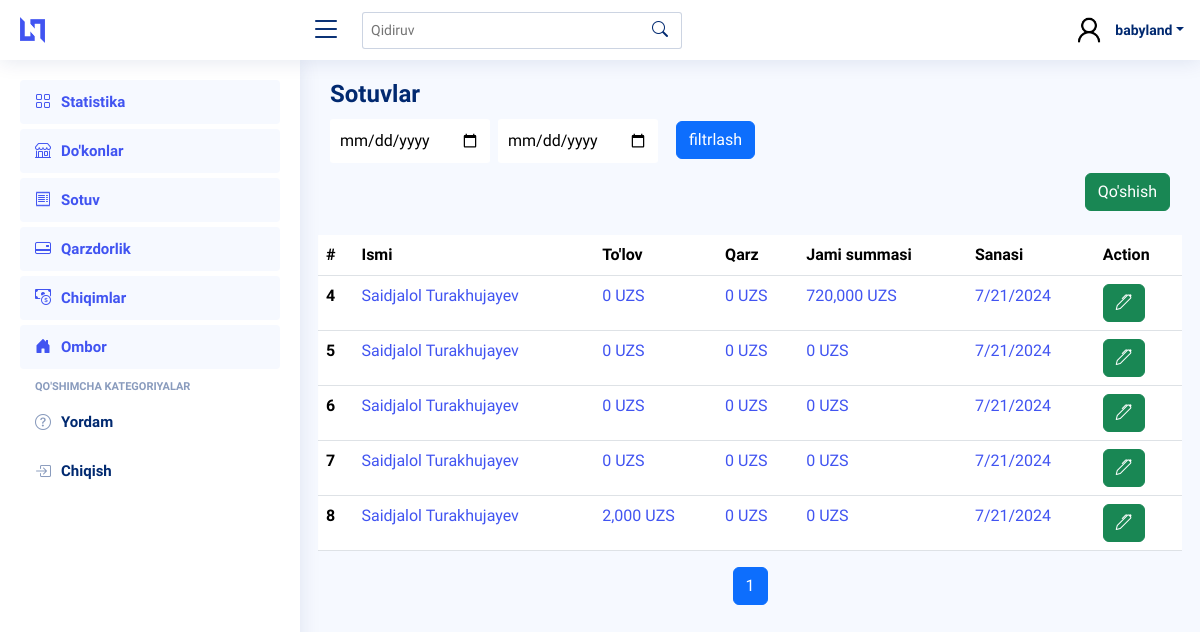
The page /sale/ (signed in) on the database its author committed.
### main_app/models.py (models this page shows, shortened)
class Sale(models.Model):
    payment = models.PositiveIntegerField(default=0)
    debt = models.PositiveIntegerField(default=0)
    date_added = models.DateField(auto_now_add=True)
    shop = models.ForeignKey(Shop, on_delete=models.CASCADE, related_name="sales")
    def get_amount(self):
        return sum([i.get_amount() for i in self.items.all()])

class Shop(models.Model):
    name = models.CharField(max_length=250)
    last_name = models.CharField(max_length=250)
    region = models.ForeignKey(Regions, on_delete=models.CASCADE, related_name="shops")

class SaleItems(models.Model):
    quantity = models.PositiveIntegerField(default=0)
    product = models.ForeignKey(Product, on_delete=models.CASCADE, related_name="sales")
    sale = models.ForeignKey(Sale, on_delete=models.CASCADE, related_name="items")
    def get_amount(self):
        overall =  self.product.sale_price * self.quantity
        if overall > 0:
            return overall
        else:
            return 0

class Product(models.Model):
    name = models.CharField(max_length=250)
    base_price = models.PositiveIntegerField(default=0)
    sale_price = models.PositiveIntegerField(default=0)
    amount = models.PositiveIntegerField(default=0)
    qr_code_id = models.CharField(max_length=250)

### main_app/views.py (the view, shortened to what this page needs)
# urls.py: path("sale/", SaleView.as_view(), name="sale"),
@method_decorator(login_required, name='dispatch')
class SaleView(ListView):
    template_name = "sale/sale.html"
    model = Sale
    paginate_by = 10
    context_object_name = 'object_list'
    def get_queryset(self):
        return Sale.objects.all()
    def get_context_data(self, **kwargs):
        context = {}
        sale_items = Sale.objects.all()
        paginator_sale_items = Paginator(sale_items, self.paginate_by)
        page_number_sale_items = self.request.GET.get('page_sale_items')
        page_obj_sale_items = paginator_sale_items.get_page(page_number_sale_items)
        context = {
            "provinces":Province.objects.all(),
            "regions": Regions.objects.all(),
            "shops":Shop.objects.all(),
            "object_list": page_obj_sale_items
        }
        return context

### templates/sale/sale.html (shortened to what this page needs)
{% extends 'wrapper.html' %}
{% load humanize %}
{% block content %}
<div class="pagetitle">
    <h1>Sotuvlar</h1>
    <div class="d-felx justify-content-center align-items-center flex-column">
      <form method="POST" class="d-flex gap-2 justify-content-center align-items-center flex-column flex-lg-row justify-content-lg-start">
       <div class="from">
        <input name="from" type="date" id="from" style="border-radius: 3px;margin-top:10px;outline:none;border:none;padding:10px 10px;">
       </div>
        <div class="till">
          <input name="till" type="date" id="from" style="border-radius: 3px;margin-top:10px;outline:none;border:none;padding:10px 10px;">
        </div>
        <div class="button pt-2">
          <button class="btn btn-primary" name="filtr" style="margin-left: 10px;">filtrlash</button>
        </div>
      </form>
    </div>
  </div>
  <div class="d-flex justify-content-between align-items-center">
    <div>
      <form method="POST">
        <button type="button" class="btn btn-success" data-bs-toggle="modal" data-bs-target="#exampleModal">Qo'shish</button>
      </form>
    </div>
  </div>
    <div class="row" style="overflow-x: auto;">
      {% if object_list %}
            <table class="table mt-4" >
              <thead>
                <tr>
                  <th scope="col">#</th>
                  <th scope="col">Ismi</th>
                  <th scope="col">To'lov</th>
                  <th scope="col">Qarz</th>
                  <th scope="col">Jami summasi</th>
                  <th scope="col">Sanasi</th>
                  <th scope="col">Action</th>
                </tr>
              </thead>
              <tbody>
                {% for i in object_list %}
                <tr>
                    <th scope="row">{{ i.id }}</th>
                    <td><a href="{% url 'main_app:sale_detail' i.id %}">{{ i.shop.name }} {{ i.shop.last_name }}</a></td>
                    <td><a href="{% url 'main_app:sale_detail' i.id %}">{{ i.payment|intcomma }} UZS</a></td>
                    <td><a href="{% url 'main_app:sale_detail' i.id %}">{{ i.debt|intcomma }} UZS</a></td>
                    <td><a href="{% url 'main_app:sale_detail' i.id %}">{{ i.get_amount|intcomma }} UZS</a></td>
                    <td><a href="{% url 'main_app:sale_detail' i.id %}">{{ i.date_added.month }}/{{ i.date_added.day }}/{{ i.date_added.year }}</a></td>
                    <td>
                      <form method="POST" class="d-flex justify-content-start align-items-center gap-3">
                        <button type="button" class="btn btn-success edit-btn" data-id="{{ i.id }}" data-bs-toggle="modal"  data-bs-target="#editExpance"> <i class="bi bi-pen"></i></button>
                      </form>
                    </td>
                  </tr>
                {% endfor %}
              </tbody>
            </table>
            {% else %}
                  <div style="color: gray;font-size:20px;text-align:center">
                    Ma'lumot mavjud emas!!!
                  </div>
            {% endif %}
            <nav aria-label="Page navigation">
              <ul class="pagination justify-content-center">
                {% for num in object_list.paginator.page_range %}
                  {% if object_list.number == num %}
                    <li class="page-item active"><a class="page-link" href="?page_sale_items={{ num }}">{{ num }}</a></li>
                  {% else %}
                    <li class="page-item"><a class="page-link" href="?page_sale_items={{ num }}">{{ num }}</a></li>
                  {% endif %}
                {% endfor %}
              </ul>
          </nav>
    </div>
{% endblock content %}

### templates/wrapper.html (shortened to what this page needs)
<!DOCTYPE html>
{% load static %}
<html lang="en">
<head>
  <link href="{% static "assets/vendor/bootstrap/css/bootstrap.min.css" %}" rel="stylesheet">
  <link href="{% static 'assets/vendor/bootstrap-icons/bootstrap-icons.css' %}" rel="stylesheet">
  <link href="{% static 'assets/vendor/boxicons/css/boxicons.min.css' %}" rel="stylesheet">
  <link href="{% static 'assets/vendor/quill/quill.snow.css' %}" rel="stylesheet">
  <link href="{% static 'assets/vendor/quill/quill.bubble.css' %}" rel="stylesheet">
  <link href="{% static 'assets/vendor/remixicon/remixicon.css' %}" rel="stylesheet">
  <link href="{% static 'assets/vendor/simple-datatables/style.css' %}" rel="stylesheet">
  <link href="{% static 'assets/css/style.css' %}" rel="stylesheet">
</head>
<body>
  <header id="header" class="header fixed-top d-flex align-items-center">
    <div class="d-flex align-items-center justify-content-between">
      <a href="{% url 'main_app:main' %}" class="logo d-flex align-items-center">
        <img class="d-none d-lg-block" src="{% static 'assets/img/logo.png' %}" alt="">
      </a>
      <i class="bi bi-list toggle-sidebar-btn"></i>
    </div>
    <div class="search-bar">
      <form class="search-form d-flex align-items-center" method="POST">
        <input type="text" name="query" placeholder="Qidiruv" title="Enter search keyword">
        <button type="submit" title="Search" name="search"><i class="bi bi-search"></i></button>
      </form>
    </div>
    <nav class="header-nav ms-auto">
      <ul class="d-flex align-items-center">
        <li class="nav-item dropdown pe-3">
          <a class="nav-link nav-profile d-flex align-items-center pe-0" href="#" data-bs-toggle="dropdown">
            <img src="{% static 'assets/img/Sample_User_Icon (1).png' %}" alt="Profile" class="rounded-circle">
            <span class="d-none d-md-block dropdown-toggle ps-2">{{ request.user.username }}</span>
          </a>
        </li>
      </ul>
    </nav>
  </header>
  <aside id="sidebar" class="sidebar">
    <ul class="sidebar-nav" id="sidebar-nav">
      <li class="nav-item">
        <a class="nav-link " href="{% url 'main_app:main'%}">
          <i class="bi bi-grid"></i>
          <span>Statistika</span>
        </a>
      </li>
      <li class="nav-item">
        <a class="nav-link " href="{% url 'main_app:provinces'%}">
          <i class="bi bi-shop"></i>
          <span>Do'konlar</span>
        </a>
      </li>
      <li class="nav-item">
        <a class="nav-link " href="{% url 'main_app:sale'%}">
          <i class="bi bi-receipt"></i>
          <span>Sotuv</span>
        </a>
      </li>
      <li class="nav-item">
        <a class="nav-link " href="{% url 'main_app:debt'%}">
          <i class="bi bi-credit-card-2-back"></i>
          <span>Qarzdorlik</span>
        </a>
      </li>
      <li class="nav-item">
        <a class="nav-link " href="{% url 'expance_app:expance'%}">
          <i class="bi bi-cash-coin"></i>
          <span>Chiqimlar</span>
        </a>
      </li>
      <li class="nav-item">
        <a class="nav-link " href="{% url 'main_app:storage'%}">
          <i class="bi bi-house-door-fill"></i>
          <span>Ombor</span>
        </a>
      </li>
      <li class="nav-heading">Qo'shimcha Kategoriyalar</li>
      <li class="nav-item">
        <a class="nav-link collapsed"  href="http://t.me/Saidjalol10">
          <i class="bi bi-question-circle"></i>
          <span>Yordam</span>
        </a>
      </li>
      <ul class="nav">
        <li class="nav-item">
          <a id="logout-link" class="nav-link collapsed" href="#">
            <i class="bi bi-box-arrow-in-right"></i>
            <span>Chiqish</span>
          </a>
        </li>
      </ul>
    </ul>
  </aside>
  <main id="main" class="main">
        {% block content %} {% endblock content %}
  </main>
</body>
</html>

### staticfiles/assets/css/style.css (style rules this page uses)
:root { scroll-behavior: smooth; }
body { font-family: "Open Sans", sans-serif; background: #f6f9ff; color: #444444; }
a { color: #4154f1; text-decoration: none; }
h1, h2, h3, h4, h5, h6 { font-family: "Nunito", sans-serif; }
#main { margin-top: 60px; padding: 20px 30px; transition: all 0.3s; }
.pagetitle { margin-bottom: 10px; }
.pagetitle h1 { font-size: 24px; margin-bottom: 0; font-weight: 600; color: #012970; }
.logo { line-height: 1; }
@media (min-width: 1200px) { .logo { width: 280px; } }
.logo img { max-height: 26px; margin-right: 6px; }
.header { transition: all 0.5s; z-index: 997; height: 60px; box-shadow: 0px 2px 20px rgba(1, 41, 112, 0.1); background-color: #fff; padding-left: 20px; }
.header .toggle-sidebar-btn { font-size: 32px; padding-left: 10px; cursor: pointer; color: #012970; }
.header .search-bar { min-width: 360px; padding: 0 20px; }
.header .search-form { width: 100%; }
.header .search-form input { border: 0; font-size: 14px; color: #012970; border: 1px solid rgba(1, 41, 112, 0.2); padding: 7px 38px 7px 8px; border-radius: 3px; transition: 0.3s; width: 100%; }
.header .search-form button { border: 0; padding: 0; margin-left: -30px; background: none; }
.header .search-form button i { color: #012970; }
.header-nav ul { list-style: none; }
.header-nav>ul { margin: 0; padding: 0; }
.header-nav .nav-profile { color: #012970; }
.header-nav .nav-profile img { max-height: 36px; }
.header-nav .nav-profile span { font-size: 14px; font-weight: 600; }
.sidebar { position: fixed; top: 60px; left: 0; bottom: 0; width: 300px; z-index: 996; transition: all 0.3s; padding: 20px; overflow-y: auto; scrollbar-width: thin; scrollbar-color: #aab7cf transparent; box-shadow: 0px 0px 20px rgba(1, 41, 112, 0.1); background-color: #fff; }
@media (min-width: 1200px) { #main, #footer { margin-left: 300px; } }
.sidebar-nav { padding: 0; margin: 0; list-style: none; }
.sidebar-nav li { padding: 0; margin: 0; list-style: none; }
.sidebar-nav .nav-item { margin-bottom: 5px; }
.sidebar-nav .nav-heading { font-size: 11px; text-transform: uppercase; color: #899bbd; font-weight: 600; margin: 10px 0 5px 15px; }
.sidebar-nav .nav-link { display: flex; align-items: center; font-size: 15px; font-weight: 600; color: #4154f1; transition: 0.3; background: #f6f9ff; padding: 10px 15px; border-radius: 4px; }
.sidebar-nav .nav-link i { font-size: 16px; margin-right: 10px; color: #4154f1; }
.sidebar-nav .nav-link.collapsed { color: #012970; background: #fff; }
.sidebar-nav .nav-link.collapsed i { color: #899bbd; }

### templates/sale/sale.html (style rules this page uses)
table { overflow: auto; }

### rows shown on the page
Sale: id "4", shop.name "Saidjalol", shop.last_name "Turakhujayev", payment "0", debt "0", get_amount "720,000", date_added.month "7", date_added.day "21", date_added.year "2024"
Sale: id "5", shop.name "Saidjalol", shop.last_name "Turakhujayev", payment "0", debt "0", get_amount "0", date_added.month "7", date_added.day "21", date_added.year "2024"
Sale: id "6", shop.name "Saidjalol", shop.last_name "Turakhujayev", payment "0", debt "0", get_amount "0", date_added.month "7", date_added.day "21", date_added.year "2024"
Sale: id "7", shop.name "Saidjalol", shop.last_name "Turakhujayev", payment "0", debt "0", get_amount "0", date_added.month "7", date_added.day "21", date_added.year "2024"
Sale: id "8", shop.name "Saidjalol", shop.last_name "Turakhujayev", payment "2,000", debt "0", get_amount "0", date_added.month "7", date_added.day "21", date_added.year "2024"

### other values the page prints
{{ request.user.username }} "babyland"
{{ num }} "1"
